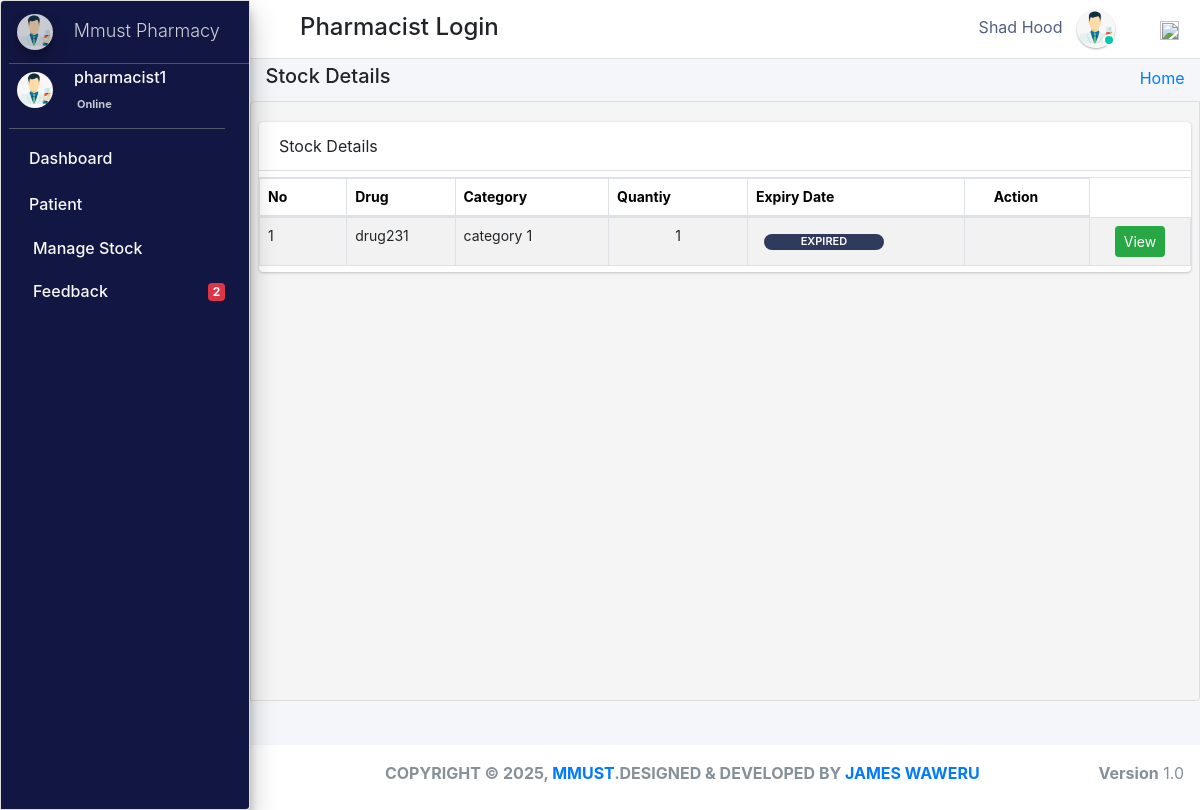
The app's page /manage_stock2/ (signed in), older data.
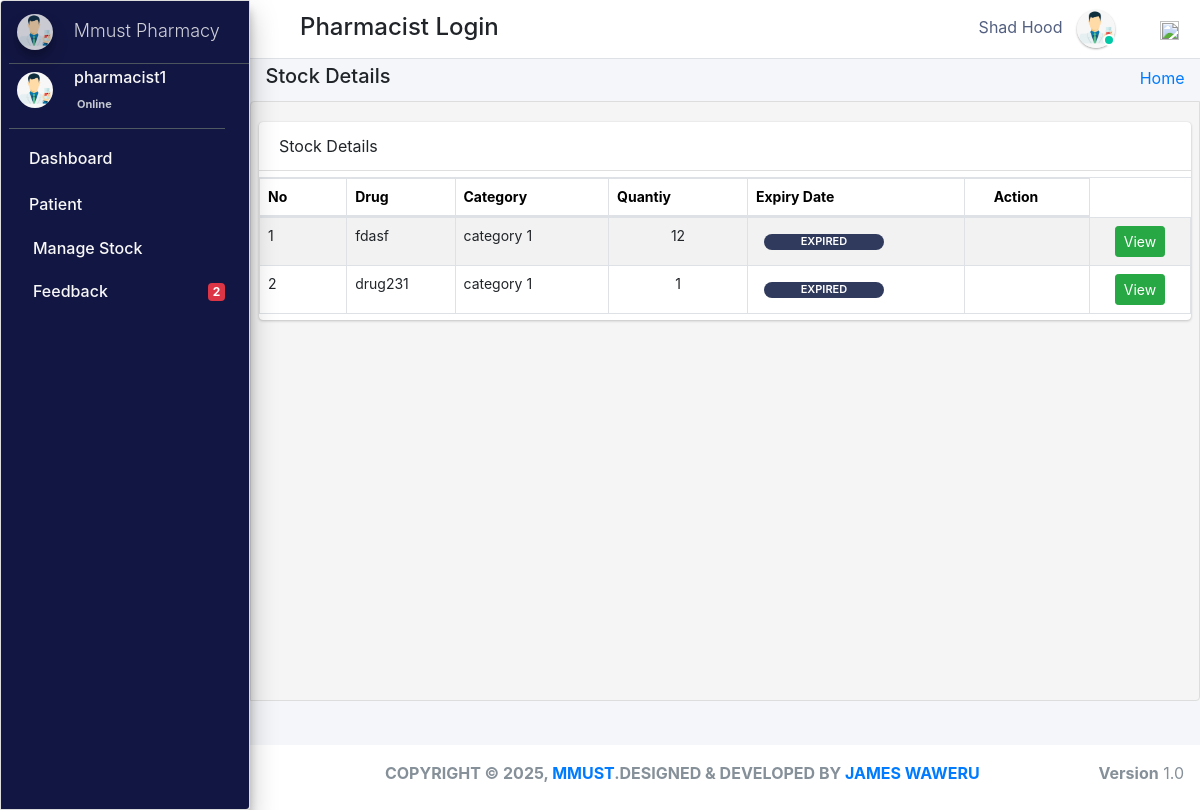
The same page, newer data.
### pharmacy/models.py (models this page shows, shortened)
class Stock(models.Model):
    category = models.ForeignKey(Category,null=True,on_delete=models.CASCADE,blank=True)
    drug_imprint=models.CharField(max_length=6 ,blank=True, null=True)
    drug_name = models.CharField(max_length=50, blank=True, null=True)
    drug_color = models.CharField(max_length=50, blank=True, null=True)
    drug_shape = models.CharField(max_length=50, blank=True, null=True)
    quantity = models.IntegerField(default='0', blank=True, null=True)
    receive_quantity = models.IntegerField(default='0', blank=True, null=True)
    reorder_level = models.IntegerField(default='0', blank=True, null=True)
    manufacture= models.CharField(max_length=50, blank=True, null=True)
    last_updated = models.DateTimeField(auto_now_add=False, auto_now=True)
    timestamp = models.DateTimeField(auto_now_add=True, auto_now=False)
    drug_strength= models.CharField(max_length=10, blank=True, null=True)
    valid_from = models.DateTimeField(blank=True, null=True,default=timezone.now)
    valid_to = models.DateTimeField(blank=False, null=True)
    drug_description=models.TextField(blank=True,max_length=1000,null=True)
    drug_pic=models.ImageField(default="images2.png",null=True,blank=True)
    objects = ExpiredManager()

class Category(models.Model):
    name = models.CharField(max_length=50, blank=False, null=True)
    def __str__(self):
        return str(self.name)

### pharmacy/pharmacistViews.py (the view)
# urls.py: path('manage_stock2/',pharmacistViews.manage_stock,name='manage_stock2'),
def manage_stock(request):
    stocks = Stock.objects.all()
    stocks = Stock.objects.all().order_by("-id")
    ex=Stock.objects.annotate(
    expired=ExpressionWrapper(Q(valid_to__lt=Now()), output_field=BooleanField())
    ).filter(expired=True)
    eo=Stock.objects.annotate(
    expired=ExpressionWrapper(Q(valid_to__lt=Now()), output_field=BooleanField())
    ).filter(expired=False)
    context = {
        "stocks": stocks,
                "expired":ex,
    }
    return render(request,'pharmacist_templates/manage_stock.html',context)

### pharmacy/models.py (called while the page is built)
    def get_queryset(self):
        return super().get_queryset().annotate(
            expired=ExpressionWrapper(Q(valid_to__lt=Now()), output_field=BooleanField())
        )

### pharmacy/templates/pharmacist_templates/manage_stock.html (shortened to what this page needs)
{% extends 'pharmacist_templates/base_template.html'%} {% block page_title %}
<h5>Stock Details</h5>
{% endblock page_title %} {% block main_content %}
<section class="content">
    <div class="row">
        <div class="col-md-12">
            <div class="card card-primar sc">
                <div class="card-header">
                    Stock Details
                </div>
                <table class="table table-bordered table-hover dataTable" id="plist">
                    <thead>
                        <tr>
                            <th>No</th>
                            <th>Drug</th>
                            <th>Category</th>
                            <th>Quantiy</th>
                            <th>Expiry Date</th>
                            <th class="text-center">Action</th>
                        </tr>
                    </thead>
                    <tbody>
                        {% for stock in stocks %}
                        <tr class="hov">
                            <td>{{forloop.counter}}</td>
                            <td>{{stock.drug_name}}</td>
                            <td>{{stock.category}}</td>
                            <td>
                                <span class="d-flex justify-content-center">
                             {% if stock.quantity <= stock.reorder_level %}
                            <div  class="d-flex justify-content-center px-2 mt-2"style="background-color:#a00b80;;border-radius: 10px;font-size: 11px; width:70px;font-weight: 600;color: white;">{{stock.quantity}}</div>
                            {% else %}{{stock.quantity}}
                            {% endif %}</span>
                            </td>
                            {% if expired %}
                            {% for expire in expired %} {% if stock.drug_name == expire.drug_name %}
                            <td class="">
                                <div style="background-color: rgb(48, 58, 92);border-radius: 10px;font-size: 11px; width:120px;font-weight: 600;color: white;" class="d-flex justify-content-center ml-2 mt-2 px-1 "> EXPIRED </div>
                            </td>
                            {% endif %} {% endfor %}
                             {% endif %}
                            <td></td>
                            <td class="d-flex justify-content-center">
                                <a href="{% url 'drug_detail2' stock.id %}" class="btn btn-sm btn-success">View</a>
                            </td>
                        </tr>
                        {% endfor %}
                    </tbody>
                </table>
            </div>
        </div>
    </div>
</section>
{% endblock %}

Row changes from the older to the newer data that the page shows:
added Stock: drug_name "fdasf", category "category 1", quantity "12", shows "EXPIRED"
